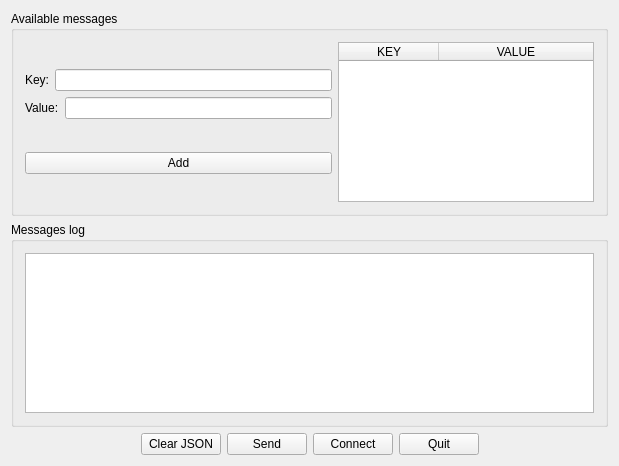
<?xml version="1.0" encoding="UTF-8"?>
<ui version="4.0">
 <class>MainWindow</class>
 <widget class="QMainWindow" name="MainWindow">
  <property name="geometry">
   <rect>
    <x>0</x>
    <y>0</y>
    <width>619</width>
    <height>466</height>
   </rect>
  </property>
  <property name="windowTitle">
   <string>MainWindow</string>
  </property>
  <widget class="QWidget" name="centralWidget">
   <layout class="QVBoxLayout" name="verticalLayout">
    <item>
     <widget class="QGroupBox" name="groupBox">
      <property name="title">
       <string>Available messages</string>
      </property>
      <layout class="QHBoxLayout" name="horizontalLayout_5">
       <item>
        <layout class="QVBoxLayout" name="verticalLayout_3">
         <item>
          <layout class="QVBoxLayout" name="verticalLayout_2">
           <item>
            <layout class="QHBoxLayout" name="horizontalLayout_4">
             <item>
              <widget class="QLabel" name="label_2">
               <property name="text">
                <string>Key:</string>
               </property>
              </widget>
             </item>
             <item>
              <widget class="QLineEdit" name="lineEdit_key"/>
             </item>
            </layout>
           </item>
           <item>
            <layout class="QHBoxLayout" name="horizontalLayout_3">
             <item>
              <widget class="QLabel" name="label">
               <property name="text">
                <string>Value:</string>
               </property>
              </widget>
             </item>
             <item>
              <widget class="QLineEdit" name="lineEdit_value"/>
             </item>
            </layout>
           </item>
          </layout>
         </item>
         <item>
          <widget class="QPushButton" name="button_addData">
           <property name="text">
            <string>Add</string>
           </property>
          </widget>
         </item>
        </layout>
       </item>
       <item>
        <widget class="QTableWidget" name="tableWidget_jsonData">
         <property name="sizePolicy">
          <sizepolicy hsizetype="Preferred" vsizetype="Preferred">
           <horstretch>0</horstretch>
           <verstretch>0</verstretch>
          </sizepolicy>
         </property>
         <attribute name="horizontalHeaderStretchLastSection">
          <bool>true</bool>
         </attribute>
         <attribute name="verticalHeaderCascadingSectionResizes">
          <bool>false</bool>
         </attribute>
         <attribute name="verticalHeaderShowSortIndicator" stdset="0">
          <bool>false</bool>
         </attribute>
         <attribute name="verticalHeaderStretchLastSection">
          <bool>false</bool>
         </attribute>
         <column>
          <property name="text">
           <string>KEY</string>
          </property>
         </column>
         <column>
          <property name="text">
           <string>VALUE</string>
          </property>
         </column>
        </widget>
       </item>
      </layout>
     </widget>
    </item>
    <item>
     <widget class="QGroupBox" name="groupBox_2">
      <property name="title">
       <string>Messages log</string>
      </property>
      <layout class="QHBoxLayout" name="horizontalLayout">
       <item>
        <widget class="QPlainTextEdit" name="serverConsole"/>
       </item>
      </layout>
     </widget>
    </item>
    <item>
     <layout class="QHBoxLayout" name="horizontalLayout_2">
      <item>
       <spacer name="horizontalSpacer">
        <property name="orientation">
         <enum>Qt::Horizontal</enum>
        </property>
        <property name="sizeHint" stdset="0">
         <size>
          <width>40</width>
          <height>20</height>
         </size>
        </property>
       </spacer>
      </item>
      <item>
       <widget class="QPushButton" name="button_clearjson">
        <property name="text">
         <string>Clear JSON</string>
        </property>
       </widget>
      </item>
      <item>
       <widget class="QPushButton" name="button_test">
        <property name="text">
         <string>Send</string>
        </property>
       </widget>
      </item>
      <item>
       <widget class="QPushButton" name="button_connectServer">
        <property name="text">
         <string>Connect</string>
        </property>
       </widget>
      </item>
      <item>
       <widget class="QPushButton" name="button_closeApp">
        <property name="text">
         <string>Quit</string>
        </property>
       </widget>
      </item>
      <item>
       <spacer name="horizontalSpacer_2">
        <property name="orientation">
         <enum>Qt::Horizontal</enum>
        </property>
        <property name="sizeHint" stdset="0">
         <size>
          <width>40</width>
          <height>20</height>
         </size>
        </property>
       </spacer>
      </item>
     </layout>
    </item>
   </layout>
  </widget>
 </widget>
 <layoutdefault spacing="6" margin="11"/>
 <resources/>
 <connections/>
</ui>
